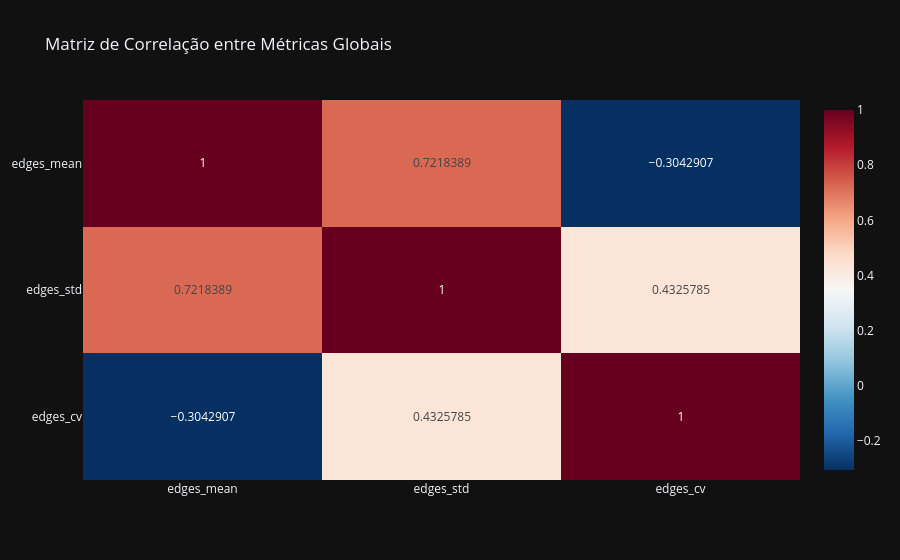

The notebook cell this image was saved under:
### Code cell
fig = px.imshow(
    corr,
    text_auto=True,
    title="Matriz de Correlação entre Métricas Globais",
    color_continuous_scale="RdBu_r",
    aspect="auto"
)
fig.show()

### Figure 1 — Plotly figure (JSON) as saved in the notebook; plotly's stock layout.template omitted (floating-point values rounded to 4 significant figures)
{"data": [{"coloraxis": "coloraxis", "name": "0", "texttemplate": "%{z}", "x": ["edges_mean", "edges_std", "edges_cv"], "y": ["edges_mean", "edges_std", "edges_cv"], "z": [[1.0, 0.7218, -0.3043], [0.7218, 1.0, 0.4326], [-0.3043, 0.4326, 1.0]], "type": "heatmap", "xaxis": "x", "yaxis": "y", "hovertemplate": "x: %{x}<br>y: %{y}<br>color: %{z}<extra></extra>"}], "layout": {"xaxis": {"anchor": "y", "domain": [0.0, 1.0]}, "yaxis": {"anchor": "x", "domain": [0.0, 1.0], "autorange": "reversed"}, "coloraxis": {"colorscale": [[0.0, "rgb(5,48,97)"], [0.1, "rgb(33,102,172)"], [0.2, "rgb(67,147,195)"], [0.3, "rgb(146,197,222)"], [0.4, "rgb(209,229,240)"], [0.5, "rgb(247,247,247)"], [0.6, "rgb(253,219,199)"], [0.7, "rgb(244,165,130)"], [0.8, "rgb(214,96,77)"], [0.9, "rgb(178,24,43)"], [1.0, "rgb(103,0,31)"]]}, "title": {"text": "Matriz de Correlação entre Métricas Globais"}}}
